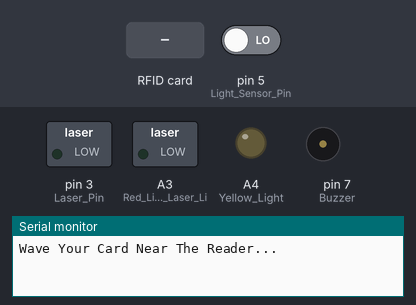
The sketch below on a simulated Arduino Nano, built with avr-gcc and run on an emulated ATmega328P. Shown: switched loads named in the sketch (green lamp = pin HIGH), output pins drawn as LEDs (lit = HIGH), buzzer (waves = sounding, pin HIGH), the last lines printed to the serial monitor. The inputs (shaded band) are chosen by the test bench; at power-on: pin 5 (Light_Sensor_Pin) LOW. Pins used as bus, display or sensor lines are not drawn.

Above: at 0.1 s.
At 1.7 s:
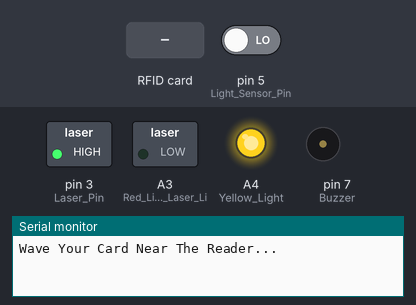
1.8 s: RFID card 5E 7A 19 C4 held to the reader
At 2.2 s:
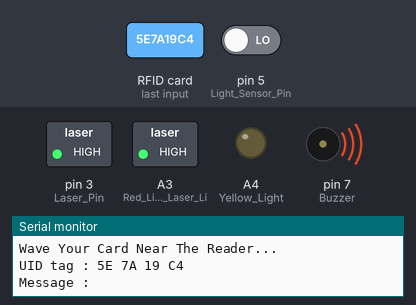
Timing chart, 0 to 10.8 s (numbered marks = the images above; inputs shaded):
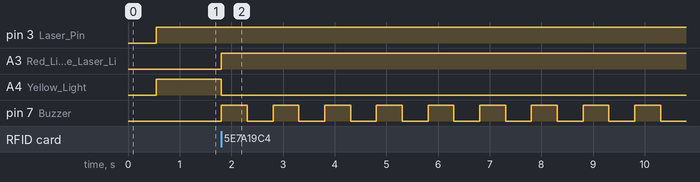

Measured:
- after the input at 1.8 s, A3 (Red_Light_Beside_Laser_Li): LOW → HIGH at once; A4 (Yellow_Light): HIGH → LOW at once; pin 7 (Buzzer): alternates HIGH for 0.50 s and LOW for 0.50 s, starting at once

The sketch:

lesar_sys.ino
```cpp
/*
 *
 * Made By: Sadman Sakib Jisan
 *
 */

#include <SPI.h>
#include <MFRC522.h>

#define SS_PIN 10
#define RST_PIN 9
MFRC522 mfrc522(SS_PIN, RST_PIN);   // Create MFRC522 instance.

void invalidAlarm(){
  digitalWrite(7,HIGH);
  delay(500);
  digitalWrite(7,LOW);
  delay(500);
}

void invalidEntry(){
  digitalWrite(7,HIGH);
  digitalWrite(12,HIGH);
  delay(500);
  digitalWrite(7,LOW);
  digitalWrite(12,LOW);
  delay(500);
}

void setup()
{
  pinMode(12,OUTPUT); //Buzzer (With RDR) Pin
  pinMode(5,INPUT); // Light Sensor Pin
  pinMode(7, OUTPUT); //Buzzer (With Laser) Pin
  pinMode(3, OUTPUT); // Laser Pin
  pinMode(A4, OUTPUT); // Yellow Light
  pinMode(A7, OUTPUT); // Green Light
  pinMode(A3, OUTPUT); // Red Light Beside Laser Light
  pinMode(A6, OUTPUT); // Red Light Beside Laser Sensor
  Serial.begin(9600);   // Initiate a serial communication
  SPI.begin();      // Initiate  SPI bus
  mfrc522.PCD_Init();   // Initiate MFRC522
  Serial.println("Wave Your Card Near The Reader...");
  Serial.println();
  delay(500);

}
void loop()
{


  digitalWrite(A4, HIGH);
  digitalWrite(3, HIGH);
  // Look for new cards
  if(digitalRead(5) == HIGH){
    digitalWrite(A4, LOW);
    digitalWrite(A6, HIGH);
    digitalWrite(A3, HIGH);
    invalidEntry();
    invalidEntry();
    invalidEntry();
    invalidEntry();
    invalidEntry();
    invalidEntry();
    invalidEntry();
    invalidEntry();
    invalidEntry();
    invalidEntry();
    invalidEntry();
    invalidEntry();
    digitalWrite(A6, LOW);
    digitalWrite(A3, LOW);
    digitalWrite(A4, HIGH);
  }
  if ( ! mfrc522.PICC_IsNewCardPresent())
  {
    return;
  }
  // Select one of the cards
  if ( ! mfrc522.PICC_ReadCardSerial())
  {
    return;
  }
  //Show UID on serial monitor
  Serial.print("UID tag :");
  String content= "";
  byte letter;
  for (byte i = 0; i < mfrc522.uid.size; i++)
  {
     Serial.print(mfrc522.uid.uidByte[i] < 0x10 ? " 0" : " ");
     Serial.print(mfrc522.uid.uidByte[i], HEX);
     content.concat(String(mfrc522.uid.uidByte[i] < 0x10 ? " 0" : " "));
     content.concat(String(mfrc522.uid.uidByte[i], HEX));
  }
  Serial.println();
  Serial.print("Message : ");
  content.toUpperCase();
  if (content.substring(1) == "A3 32 A1 1A" && digitalRead(7) == LOW) //change here the UID of the card/cards that you want to give access
  {
    digitalWrite(3, LOW);
    digitalWrite(A4, LOW);
    digitalWrite(A7, HIGH);
    Serial.println();
    delay(10000);
    digitalWrite(3, HIGH);
    digitalWrite(A4, HIGH);
    digitalWrite(A7, LOW);
    delay(3000);

  }else if (content.substring(1) != "A3 32 A1 1A" && digitalRead(7) == LOW)   {
    digitalWrite(A4, LOW);
    digitalWrite(A3, HIGH);
    invalidAlarm();
    invalidAlarm();
    invalidAlarm();
    invalidAlarm();
    invalidAlarm();
    invalidAlarm();
    invalidAlarm();
    invalidAlarm();
    invalidAlarm();
    invalidAlarm();

    digitalWrite(A3, LOW);
    digitalWrite(A4, HIGH);
  }


}
```
